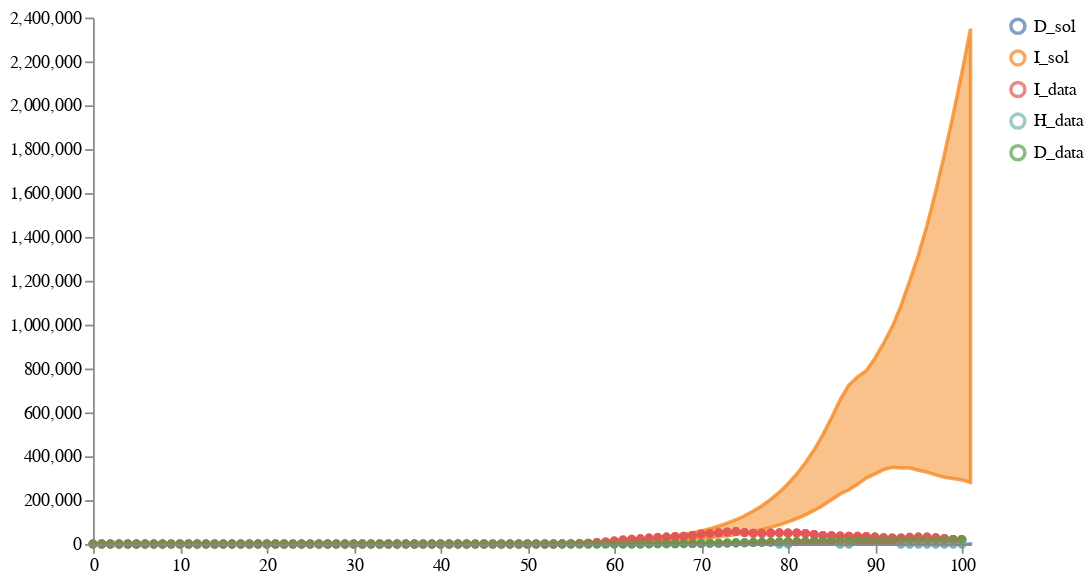

Source (notebook cell):
### Markdown cell above
### Load and calibrate and sample an ensemble of one

### Code cell
num_samples = 100
model_paths = [model8_location]
data_path = "../../notebook/ensemble_eval_sa/NY_data1.csv"
weights = [1]
solution_mappings = [{"I": "infected", "D": "dead"}]

# Run the calibration and sampling
result = load_and_calibrate_and_sample_ensemble_model(
    model_paths,
    data_path,
    weights,
    solution_mappings,
    num_samples,
    timepoints,
    verbose=True,
    total_population=19340000,
    num_iterations=500,
    time_unit="days",
    visual_options={"title": "Calibrated Ensemble", "subset":".*_sol"}
)

# # Save results
# result["data"].to_csv(
#     os.path.join(DEMO_PATH, "results_petri_ensemble/calibrated_sample_results.csv"), index=False
# )
# result["quantiles"].to_csv(
#     os.path.join(DEMO_PATH, "results_petri_ensemble/calibrated_quantile_results.csv"), index=False
# )

# Plot results
schema = plots.trajectories(pd.DataFrame(result["data"]), subset=".*_sol",
                            points=test_data.reset_index(drop=True).rename(columns={"I":"I_data", "H":"H_data", "D":"D_data"}),
                           )
schema = plots.pad(schema, 5)
plots.ipy_display(schema)

### Figure 1 — Vega specification as saved in the notebook (floating-point values rounded to 4 significant figures; data arrays with more than 128 entries replaced by an {"elided": "..."} marker saying what was removed)
{"$schema": "https://vega.github.io/schema/vega/v5.json", "axes": [{"name": "x_axis", "orient": "bottom", "scale": "xscale", "zindex": 100}, {"name": "y_axis", "orient": "left", "scale": "yscale", "zindex": 100}], "data": [{"name": "distributions", "values": {"elided": "204 records"}}, {"name": "traces", "transform": [{"expr": "isValid(datum.value)", "type": "filter"}], "values": []}, {"name": "points", "values": {"elided": "214 records"}}, {"name": "markers", "values": []}, {"name": "selected", "on": [{"remove": true, "trigger": "clear"}, {"remove": true, "trigger": "!shift"}, {"insert": "clicked", "trigger": "!shift && clicked"}, {"toggle": "clicked", "trigger": "shift && clicked"}]}], "height": 300, "legends": [{"encode": {"labels": {"interactive": true, "name": "legendLabel", "update": {"opacity": [{"test": "!length(data('selected')) || indata('selected', 'value', datum.value)", "value": 1}, {"value": 0.25}]}}, "symbols": {"interactive": true, "name": "legendSymbol", "update": {"fill": {"value": "transparent"}, "opacity": [{"test": "!length(data('selected')) || indata('selected', 'value', datum.value)", "value": 0.7}, {"value": 0.15}], "size": {"value": 64}, "strokeWidth": {"value": 2}}}}, "name": "color_legend", "stroke": "color"}], "marks": [{"from": {"facet": {"data": "points", "groupby": "trajectory", "name": "points_split"}}, "marks": [{"encode": {"hover": {"fillOpacity": {"value": 0.9}}, "update": {"fill": {"field": "trajectory", "scale": "color"}, "fillOpacity": [{"test": "!length(data('selected')) || indata('selected', 'value', datum.trajectory)", "value": 0.5}, {"value": 0.15}], "size": {"value": 10}, "stroke": {"field": "trajectory", "scale": "color"}, "strokeOpacity": [{"test": "!length(data('selected')) || indata('selected', 'value', datum.trajectory)", "value": 0.75}, {"value": 0.15}], "strokeWidth": {"value": 2}, "tooltip": {"field": "value"}, "x": {"field": "timepoint", "scale": "xscale"}, "y": {"field": "value", "scale": "yscale"}}}, "from": {"data": "points"}, "name": "_points_symbol", "type": "symbol", "zindex": 3}, {"encode": {"hover": {"fillOpacity": {"value": 0.9}}, "update": {"interpolate": {"value": "linear"}, "stroke": {"field": "trajectory", "scale": "color"}, "strokeOpacity": [{"test": "!length(data('selected')) || indata('selected', 'value', datum.trajectory)", "value": 0.3}, {"value": 0.1}], "strokeWidth": {"value": 2}, "x": {"field": "timepoint", "scale": "xscale"}, "y": {"field": "value", "scale": "yscale"}}}, "from": {"data": "points"}, "name": "_points_line", "type": "line", "zindex": 3}], "name": "_points", "type": "group", "zindex": 3}, {"from": {"facet": {"data": "traces", "groupby": "trajectory", "name": "traces_split"}}, "marks": [{"encode": {"hover": {"fillOpacity": {"value": 0.9}}, "update": {"interpolate": {"value": "linear"}, "stroke": {"field": "trajectory", "scale": "color"}, "strokeOpacity": [{"test": "!length(data('selected')) || indata('selected', 'value', datum.trajectory)", "value": 0.75}, {"value": 0.15}], "strokeWidth": {"value": 2}, "x": {"field": "timepoint", "scale": "xscale"}, "y": {"field": "value", "scale": "yscale"}}}, "from": {"data": "traces_split"}, "name": "_traces_lines", "type": "line"}], "name": "_traces", "type": "group", "zindex": 2}, {"from": {"facet": {"data": "distributions", "groupby": "trajectory", "name": "trajectory_split"}}, "marks": [{"encode": {"hover": {"fillOpacity": {"value": 0.9}}, "update": {"fill": {"field": "trajectory", "scale": "color"}, "fillOpacity": [{"test": "!length(data('selected')) || indata('selected', 'value', datum.trajectory)", "value": 0.5}, {"value": 0.15}], "interpolate": {"value": "linear"}, "stroke": {"field": "trajectory", "scale": "color"}, "strokeOpacity": [{"test": "!length(data('selected')) || indata('selected', 'value', datum.trajectory)", "value": 0.75}, {"value": 0.15}], "strokeWidth": {"value": 2}, "x": {"field": "timepoint", "scale": "xscale"}, "y": {"field": "upper", "scale": "yscale"}, "y2": {"field": "lower", "scale": "yscale"}}}, "from": {"data": "trajectory_split"}, "type": "area"}], "name": "_distributions", "type": "group", "zindex": 1}, {"marks": [{"encode": {"enter": {"stroke": {"value": "lightgray"}}, "update": {"opacity": {"value": 1}, "x": {"field": "timepoint", "scale": "xscale"}, "y": {"signal": "height"}, "y2": {"value": 0}}}, "from": {"data": "markers"}, "name": "_marker text", "type": "rule"}, {"encode": {"enter": {"fontSize": {"value": 8}, "text": {"field": "datum.label"}, "y": {"value": 0}}}, "from": {"data": "_marker text"}, "name": "_marker flags", "transform": [{"as": ["x", "_y", "opacity", "align", "baseline"], "lineAnchor": "start", "offset": [1], "size": {"signal": "[width, height]"}, "type": "label"}], "type": "text"}], "name": "_markers", "type": "group"}], "padding": 5, "scales": [{"domain": {"fields": [{"data": "distributions", "field": "timepoint"}, {"data": "traces", "field": "timepoint"}, {"data": "points", "field": "timepoint"}, {"data": "markers", "field": "timepoint"}]}, "name": "xscale", "range": "width", "type": "linear", "zero": false}, {"domain": {"fields": [{"data": "distributions", "field": "lower"}, {"data": "distributions", "field": "upper"}, {"data": "traces", "field": "value"}, {"data": "points", "field": "value"}]}, "name": "yscale", "nice": true, "range": "height", "type": "linear", "zero": true}, {"domain": {"fields": [{"data": "distributions", "field": "trajectory"}, {"data": "traces", "field": "trajectory"}, {"data": "points", "field": "trajectory"}]}, "name": "color", "range": "category", "type": "ordinal"}], "signals": [{"name": "clear", "on": [{"events": "mouseup[!event.item]", "force": true, "update": "true"}], "value": true}, {"name": "shift", "on": [{"events": "@legendSymbol:click, @legendLabel:click", "force": true, "update": "event.shiftKey"}], "value": false}, {"name": "clicked", "on": [{"events": "@legendSymbol:click, @legendLabel:click", "force": true, "update": "{value: datum.value}"}], "value": null}], "width": 500}
